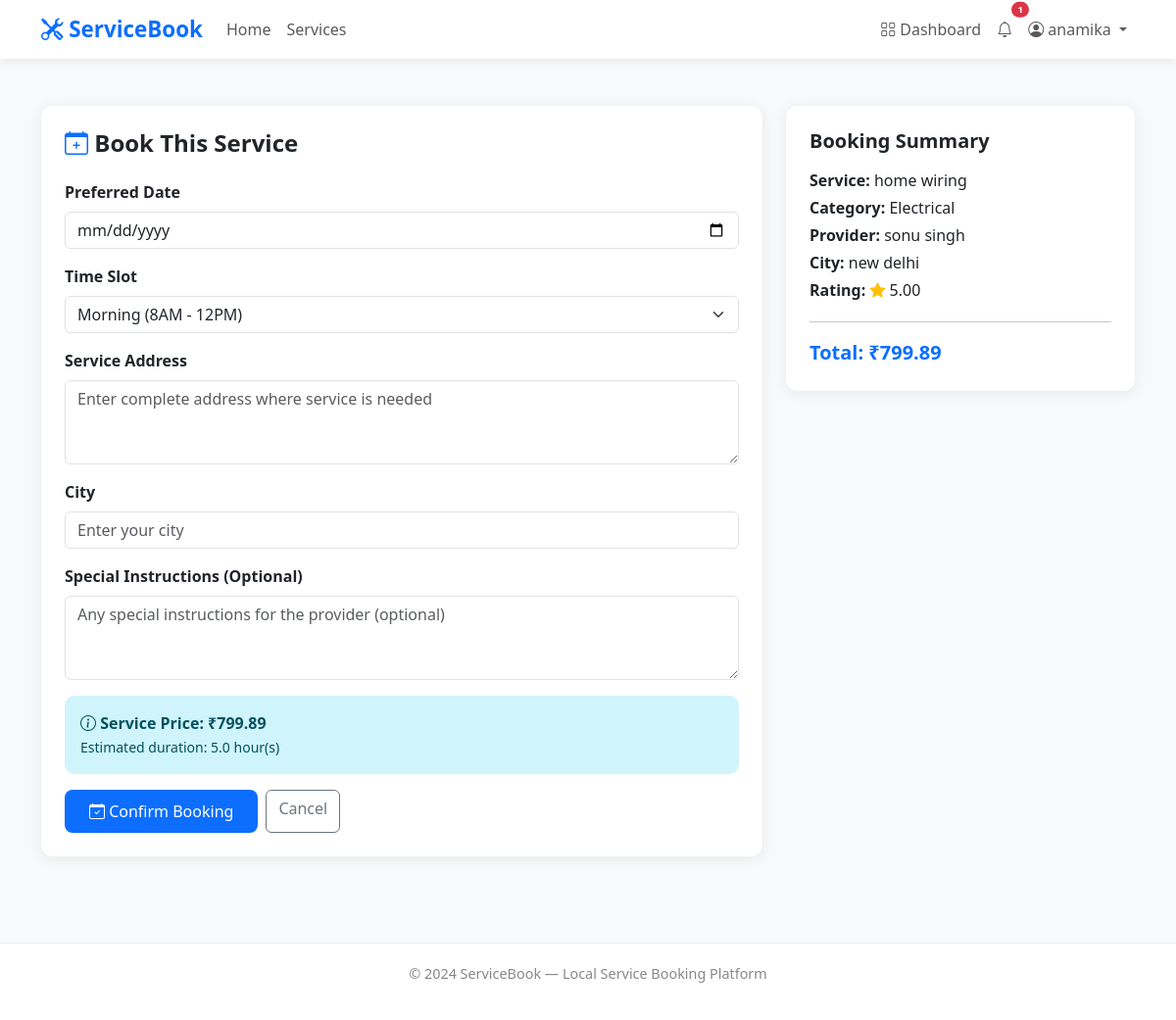
Page /bookings/book/3/ (signed in) on the committed database.
### accounts/models.py (models this page shows, shortened)
class User(AbstractUser):
    ROLE_CUSTOMER = 'customer'
    ROLE_PROVIDER = 'provider'
    ROLE_ADMIN = 'admin'
    ROLE_CHOICES = [
        (ROLE_CUSTOMER, 'Customer'),
        (ROLE_PROVIDER, 'Service Provider'),
        (ROLE_ADMIN, 'Administrator'),
    ]
    role = models.CharField(
        max_length=20,
        choices=ROLE_CHOICES,
        default=ROLE_CUSTOMER,
    )
    phone = models.CharField(max_length=15, blank=True)
    email = models.EmailField(unique=True)
    def is_customer(self):
        return self.role == self.ROLE_CUSTOMER

class ProviderProfile(models.Model):
    user = models.OneToOneField(
        'accounts.User',
        on_delete=models.CASCADE,
        related_name='provider_profile'
    )
    bio = models.TextField(blank=True)
    address = models.TextField(blank=True)
    city = models.CharField(max_length=100, blank=True)
    experience_years = models.PositiveIntegerField(default=0)
    profile_photo = models.ImageField(
        upload_to='provider_photos/',
        blank=True,
        null=True
    )
    is_verified = models.BooleanField(default=False)
    is_available = models.BooleanField(default=True)
    average_rating = models.DecimalField(
        max_digits=3,
        decimal_places=2,
        default=0.00
    )
    total_reviews = models.PositiveIntegerField(default=0)
    created_at = models.DateTimeField(auto_now_add=True)
    updated_at = models.DateTimeField(auto_now=True)

### services/models.py (models this page shows, shortened)
class Service(models.Model):
    provider = models.ForeignKey(
        'accounts.ProviderProfile',
        on_delete=models.CASCADE,
        related_name='services'
    )
    category = models.ForeignKey(
        'services.ServiceCategory',
        on_delete=models.SET_NULL,
        null=True,
        related_name='services'
    )
    name = models.CharField(max_length=200)
    description = models.TextField()
    price = models.DecimalField(max_digits=8, decimal_places=2)
    duration_hours = models.DecimalField(
        max_digits=4,
        decimal_places=1,
        default=1.0
    )
    is_available = models.BooleanField(default=True)
    created_at = models.DateTimeField(auto_now_add=True)
    updated_at = models.DateTimeField(auto_now=True)
    class Meta:
        ordering = ['-created_at']

class ServiceCategory(models.Model):
    name = models.CharField(max_length=100, unique=True)
    description = models.TextField(blank=True)
    icon = models.CharField(max_length=100, blank=True)
    is_active = models.BooleanField(default=True)
    created_at = models.DateTimeField(auto_now_add=True)
    class Meta:
        verbose_name = 'Service Category'
        verbose_name_plural = 'Service Categories'
        ordering = ['name']

### bookings/views.py (the view)
# urls.py: path('book/<int:service_pk>/', views.create_booking, name='create_booking'),
@login_required(login_url='/accounts/login/')
def create_booking(request, service_pk):
    if not request.user.is_customer():
        messages.error(request, 'Only customers can book services.')
        return redirect('dashboard')
    service = get_object_or_404(Service, pk=service_pk, is_available=True)
    provider = service.provider
    if request.method == 'POST':
        form = BookingForm(request.POST)
        if form.is_valid():
            booking = form.save(commit=False)
            booking.customer = request.user
            booking.service = service
            booking.total_price = service.price
            booking.status = Booking.STATUS_PENDING
            booking.save()
            notify_booking_received(booking)
            messages.success(
                request,
                'Booking submitted successfully! '
                'Waiting for provider confirmation.'
            )
            return redirect('my_bookings')
    else:
        form = BookingForm()
    context = {
        'form': form,
        'service': service,
        'provider': provider,
    }
    return render(request, 'bookings/create_booking.html', context)

### bookings/forms.py
class BookingForm(forms.ModelForm):
    booking_date = forms.DateField(
        widget=forms.DateInput(attrs={
            'class': 'form-control',
            'type': 'date'
        })
    )
    class Meta:
        model = Booking
        fields = [
            'booking_date',
            'time_slot',
            'address',
            'city',
            'notes'
        ]
        widgets = {
            'time_slot': forms.Select(attrs={
                'class': 'form-select'
            }),
            'address': forms.Textarea(attrs={
                'class': 'form-control',
                'rows': 3,
                'placeholder': 'Enter complete address where service is needed'
            }),
            'city': forms.TextInput(attrs={
                'class': 'form-control',
                'placeholder': 'Enter your city'
            }),
            'notes': forms.Textarea(attrs={
                'class': 'form-control',
                'rows': 3,
                'placeholder': 'Any special instructions for the provider (optional)'
            }),
        }

### notifications/context_processors.py (called while the page is built)
def notification_count(request):
    if request.user.is_authenticated:
        count = request.user.notifications.filter(
            is_read=False
        ).count()
        return {'unread_notifications': count}
    return {'unread_notifications': 0}

### templates/bookings/create_booking.html (shortened to what this page needs)
{% extends 'base.html' %}
{% block content %}
<div class="container py-5">
    <div class="row">
        <div class="col-md-8">
            <div class="card p-4">
                <h4 class="fw-bold mb-4">
                    <i class="bi bi-calendar-plus text-primary"></i>
                    Book This Service
                </h4>
                <form method="POST">
                    <div class="mb-3">
                        <label class="form-label fw-semibold">
                            Preferred Date
                        </label>
                        {{ form.booking_date }}
                    </div>
                    <div class="mb-3">
                        <label class="form-label fw-semibold">
                            Time Slot
                        </label>
                        {{ form.time_slot }}
                    </div>
                    <div class="mb-3">
                        <label class="form-label fw-semibold">
                            Service Address
                        </label>
                        {{ form.address }}
                    </div>
                    <div class="mb-3">
                        <label class="form-label fw-semibold">City</label>
                        {{ form.city }}
                    </div>
                    <div class="mb-3">
                        <label class="form-label fw-semibold">
                            Special Instructions (Optional)
                        </label>
                        {{ form.notes }}
                    </div>
                    <div class="alert alert-info">
                        <i class="bi bi-info-circle"></i>
                        <strong>Service Price: ₹{{ service.price }}</strong>
                        <br>
                        <small>
                            Estimated duration: {{ service.duration_hours }} hour(s)
                        </small>
                    </div>
                    <div class="d-flex gap-2">
                        <button type="submit" class="btn btn-primary">
                            <i class="bi bi-calendar-check"></i>
                            Confirm Booking
                        </button>
                        <a href="{% url 'service_detail' service.pk %}"
                           class="btn btn-outline-secondary">
                            Cancel
                        </a>
                    </div>
                </form>
            </div>
        </div>
        <div class="col-md-4">
            <div class="card p-4">
                <h5 class="fw-bold mb-3">Booking Summary</h5>
                <p class="mb-1">
                    <strong>Service:</strong> {{ service.name }}
                </p>
                <p class="mb-1">
                    <strong>Category:</strong> {{ service.category.name }}
                </p>
                <p class="mb-1">
                    <strong>Provider:</strong>
                    {{ provider.user.get_full_name|default:provider.user.username }}
                </p>
                <p class="mb-1">
                    <strong>City:</strong>
                    {{ provider.city|default:'Not specified' }}
                </p>
                <p class="mb-1">
                    <strong>Rating:</strong>
                    <i class="bi bi-star-fill text-warning"></i>
                    {{ provider.average_rating }}
                </p>
                <hr>
                <p class="fw-bold text-primary fs-5 mb-0">
                    Total: ₹{{ service.price }}
                </p>
            </div>
        </div>
    </div>
</div>
{% endblock %}

### templates/base.html (shortened to what this page needs)
<!DOCTYPE html>
<html lang="en">
<head>
    <link href="https://cdn.jsdelivr.net/npm/bootstrap@5.3.0/dist/css/bootstrap.min.css" rel="stylesheet">
    <link href="https://cdn.jsdelivr.net/npm/bootstrap-icons@1.10.0/font/bootstrap-icons.css" rel="stylesheet">
</head>
<body>
    <nav class="navbar navbar-expand-lg navbar-light sticky-top">
        <div class="container">
            <a class="navbar-brand" href="{% url 'home' %}">
                <i class="bi bi-tools"></i> ServiceBook
            </a>
            <div class="collapse navbar-collapse" id="navbarNav">
                <ul class="navbar-nav me-auto">
                    <li class="nav-item">
                        <a class="nav-link" href="{% url 'home' %}">Home</a>
                    </li>
                    <li class="nav-item">
                        <a class="nav-link" href="{% url 'service_list' %}">Services</a>
                    </li>
                </ul>
                <ul class="navbar-nav">
                    {% if user.is_authenticated %}
                    <li class="nav-item">
                        <a class="nav-link" href="{% url 'dashboard' %}">
                            <i class="bi bi-grid"></i> Dashboard
                        </a>
                    </li>
                    <li class="nav-item">
                        <a class="nav-link position-relative" href="{% url 'notification_list' %}">
                            <i class="bi bi-bell"></i>
                            {% if unread_notifications > 0 %}
                            <span class="position-absolute top-0 start-100
                          translate-middle badge rounded-pill bg-danger" style="font-size:0.6rem;">
                                {{ unread_notifications }}
                            </span>
                            {% endif %}
                        </a>
                    </li>
                    <li class="nav-item dropdown">
                        <a class="nav-link dropdown-toggle" href="#" data-bs-toggle="dropdown">
                            <i class="bi bi-person-circle"></i>
                            {{ user.first_name|default:user.username }}
                        </a>
                    </li>
                    {% endif %}
                </ul>
            </div>
        </div>
    </nav>
    {% block content %}
    {% endblock %}
    <footer>
        <p>&copy; 2024 ServiceBook — Local Service Booking Platform</p>
    </footer>
</body>
</html>

### templates/base.html (style rules this page uses)
body { background-color: #f8f9fa; font-family: 'Segoe UI', sans-serif; }
.navbar-brand { font-weight: 700; font-size: 1.4rem; color: #0d6efd !important; }
.navbar { box-shadow: 0 2px 10px rgba(0, 0, 0, 0.08); background: white !important; }
.btn-primary { background-color: #0d6efd; border: none; padding: 10px 25px; border-radius: 8px; }
.card { border: none; border-radius: 12px; box-shadow: 0 2px 15px rgba(0, 0, 0, 0.07); }
.alert { border-radius: 10px; border: none; }
footer { background: white; padding: 20px; text-align: center; color: #888; font-size: 0.9rem; border-top: 1px solid #eee; margin-top: 40px; }

### rows in the picture
User: first_name "anamika"
Service: price "799.89", duration_hours "5.0", name "home wiring", category.name "Electrical"
ProviderProfile: user.get_full_name "sonu singh", city "new delhi", average_rating "5.00"

### other values in the picture
{{ unread_notifications }} "1"
